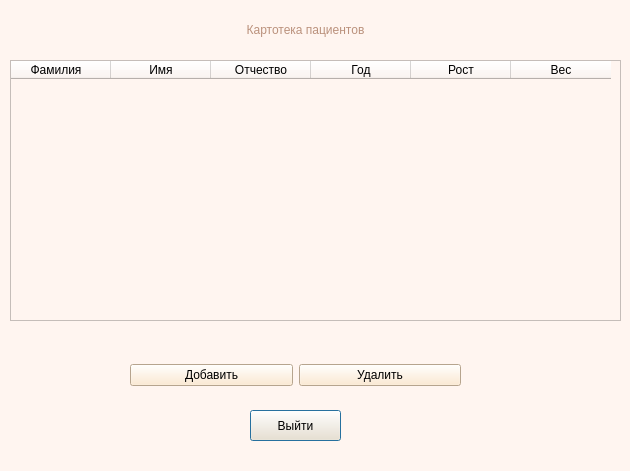
<?xml version="1.0" encoding="UTF-8"?>
<ui version="4.0">
 <class>widget2</class>
 <widget class="QDialog" name="widget2">
  <property name="geometry">
   <rect>
    <x>0</x>
    <y>0</y>
    <width>630</width>
    <height>471</height>
   </rect>
  </property>
  <property name="maximumSize">
   <size>
    <width>1000</width>
    <height>1000</height>
   </size>
  </property>
  <property name="windowTitle">
   <string>Dialog</string>
  </property>
  <property name="styleSheet">
   <string notr="true">background-color: rgb(255, 245, 240)</string>
  </property>
  <widget class="QLabel" name="label">
   <property name="geometry">
    <rect>
     <x>120</x>
     <y>10</y>
     <width>371</width>
     <height>41</height>
    </rect>
   </property>
   <property name="styleSheet">
    <string notr="true">font: 30pt &quot;Candara Light&quot;;
color: rgb(186, 145, 124);</string>
   </property>
   <property name="text">
    <string>&lt;html&gt;&lt;head/&gt;&lt;body&gt;&lt;p align=&quot;center&quot;&gt;Картотека пациентов&lt;/p&gt;&lt;/body&gt;&lt;/html&gt;</string>
   </property>
  </widget>
  <widget class="QTableWidget" name="tableWidget">
   <property name="geometry">
    <rect>
     <x>10</x>
     <y>60</y>
     <width>611</width>
     <height>261</height>
    </rect>
   </property>
   <column>
    <property name="text">
     <string>Фамилия   </string>
    </property>
   </column>
   <column>
    <property name="text">
     <string>Имя</string>
    </property>
   </column>
   <column>
    <property name="text">
     <string>Отчество</string>
    </property>
   </column>
   <column>
    <property name="text">
     <string>Год</string>
    </property>
   </column>
   <column>
    <property name="text">
     <string>Рост</string>
    </property>
   </column>
   <column>
    <property name="text">
     <string>Вес</string>
    </property>
   </column>
  </widget>
  <widget class="QPushButton" name="pushButton">
   <property name="geometry">
    <rect>
     <x>250</x>
     <y>410</y>
     <width>91</width>
     <height>31</height>
    </rect>
   </property>
   <property name="styleSheet">
    <string notr="true">background-color: rgb(255, 230, 199);</string>
   </property>
   <property name="text">
    <string>Выйти</string>
   </property>
  </widget>
  <widget class="QWidget" name="layoutWidget">
   <property name="geometry">
    <rect>
     <x>130</x>
     <y>350</y>
     <width>331</width>
     <height>51</height>
    </rect>
   </property>
   <layout class="QHBoxLayout" name="horizontalLayout">
    <item>
     <widget class="QPushButton" name="add">
      <property name="styleSheet">
       <string notr="true">
background-color: rgb(255, 230, 199);</string>
      </property>
      <property name="text">
       <string>Добавить</string>
      </property>
     </widget>
    </item>
    <item>
     <widget class="QPushButton" name="remove">
      <property name="styleSheet">
       <string notr="true">background-color: rgb(255, 230, 199);</string>
      </property>
      <property name="text">
       <string>Удалить</string>
      </property>
     </widget>
    </item>
   </layout>
  </widget>
  <zorder>layoutWidget</zorder>
  <zorder>pushButton</zorder>
  <zorder>tableWidget</zorder>
  <zorder>label</zorder>
 </widget>
 <resources/>
 <connections/>
</ui>
